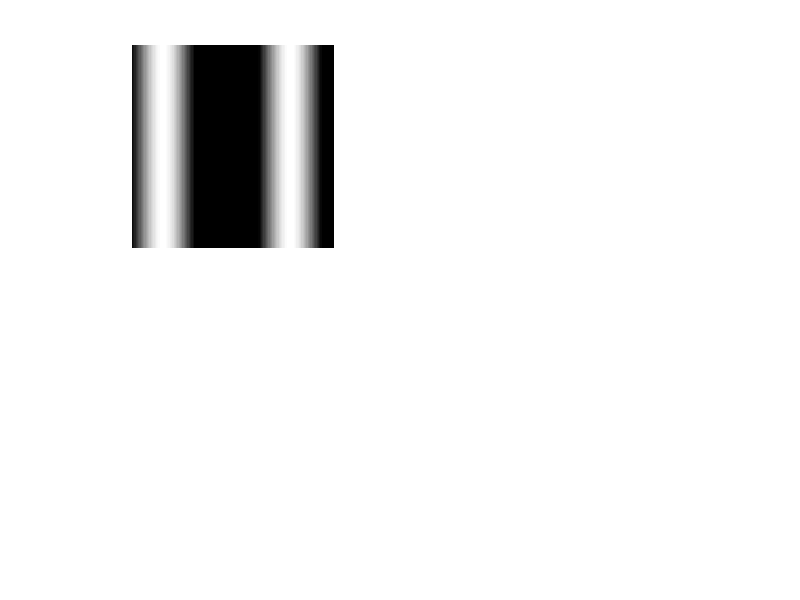

Reproduce this figure in MATLAB. (Note: this script raises an error after producing the figure.)
% test algorithm from nishdate 2013 paper on axial gradient in slab

%%% Might be able to skip sort call if all are used... ?

%%% Can speed up 3x3 matrix calc due to symmetry

close all; 
clear;    
    
%create graded depth profile
depth = 10;
voxel_size = 0.0625;

vol_size = depth/voxel_size;

%%% Matrix is symetric, so can probably cut (at least) three terms
lens_volume = zeros(vol_size,vol_size,vol_size,3,3);

gradientType = 1;
% 0 is for eNegative, 1 is for axial
%%% Should pass to analytic function

if gradientType
    alpha = 0.5;
else
     a = 0.05;
     b = 0.2;
     c = 4; 
end

% Calculate refractive index
for i = 1:vol_size
    if gradientType
        lens_volume(:,:,i,3,3) = (1+alpha*sin(i*voxel_size))^2;
    else
        lens_volume(:,:,i,1,1) = a*((i*voxel_size)^2+c);
    
        lens_volume(:,:,i,2,2) = -lens_volume(:,:,i,1,1);

        lens_volume(:,:,i,3,3) = b^2*((i*voxel_size)^2+c);
    end
end

if gradientType
    lens_volume(:,:,:,1,1) = 1;

    lens_volume(:,:,:,2,2) = 1;
end

%%% Maybe be able to pack fewer given symmetry

%Seperate into cells for faster processing.
lens_volume_seperated = cell(3,3);

for i = 1:3
    for j = 1:3
        if all(lens_volume(:,:,:,i,j) == lens_volume(1,1,1,i,j))
            %If all are equal just store one value 
            lens_volume_seperated{i,j} = lens_volume(1,1,1,i,j);
        else
            lens_volume_seperated{i,j} = lens_volume(:,:,:,i,j);
        end
    end
end

[temp_x, temp_y, temp_z] = meshgrid(1:vol_size, 1:vol_size, 1:vol_size);
vol_inds = sub2ind([vol_size, vol_size, vol_size], temp_x(:), temp_y(:), temp_z(:));
vol_coords = ([temp_x(:), temp_y(:), temp_z(:)])*voxel_size;

z_steps = (1:vol_size)*voxel_size;

%set up initial rays.
% step_num = 20;
% temp_p = (0.5*depth/voxel_size+step_num):step_num:(2.5*depth/voxel_size-step_num);
% [temp_x, temp_y] = meshgrid(temp_p, temp_p);
ray_origins = [mean(vol_coords(:,1)), mean(vol_coords(:,2)), voxel_size]'/voxel_size; %3xn 

%trace rays by stepping across
figure; 
subplot(2,2,1);
imshow((permute(lens_volume(:,vol_size/2,:, 3, 3), [1 3 2])-1)/(max(lens_volume(:))-1));

%trace through
interp_type = '45';

for i = 1:size(ray_origins,2)
    %plot3(ray_origins(1,i), ray_origins(2,i), ray_origins(3,i),'.b');
    
    ray_t = [-0.3, 0.3, 1]'; %3x1 : ray will move from bottom to top
    
    %ray_t = [0.504, 0.3, 1]'; %3x1 : ray will move from bottom to top
    
    ray_x = ray_origins(:,i);
    
    xDirCos = ray_t(1);%/norm(ray_t);
    
    yDirCos = ray_t(2);%/norm(ray_t);
    
    % For slab, starts directly in gradient
    in_graded = 1;
    
    x = (ray_x)*voxel_size;
    t = ray_t;
    
    go = 1;

    last_nearby_x = x;

    % For unit matrix, radius 4 will take ~268 points
    nearby_inds = find(vol_coords(:,1) > x(1)-4*voxel_size & vol_coords(:,1) < x(1)+4*voxel_size & ...
        vol_coords(:,2) > x(2)-4*voxel_size & vol_coords(:,2) < x(2)+4*voxel_size & ...
        vol_coords(:,3) > x(3)-4*voxel_size & vol_coords(:,3) < x(3)+4*voxel_size);
    
    delta_s = 10^-4;
    
    ray_path = zeros(vol_size-1, 3)*NaN;
    
    current_step = 1;
    
    ray_path(current_step,:) = x;
    
    its = 1;
    
    while go
        if ~in_graded 
            ray_x = ray_x + initial_ray_t; 
        else

            x0 = x;
            t0 = t;

            [x, t, delta_s] = ray_interpolation(interp_type, x0, t0, delta_s, vol_coords(nearby_inds,:), ...
                vol_inds(nearby_inds), lens_volume_seperated, [1 1 1]*vol_size);
            
%             [x, t, delta_s] = ray_interpolation(interp_type, x0, t0, delta_s, [], ...
%                 [], [], [1 1 1]*vol_size);
            
            its = its + 1;
            
            %check if x has moved to include new voxels
            if norm(x-last_nearby_x) > voxel_size
                %if so, reselect nearby point
                
                last_nearby_x = x;
                
                nearby_inds = find(vol_coords(:,1) > x(1)-4*voxel_size & vol_coords(:,1) < x(1)+4*voxel_size & ...
                    vol_coords(:,2) > x(2)-4*voxel_size & vol_coords(:,2) < x(2)+4*voxel_size & ...
                    vol_coords(:,3) > x(3)-4*voxel_size & vol_coords(:,3) < x(3)+4*voxel_size);
                
                [x' t' delta_s*10^3]
                
                % record path for plotting later
                if x(3) >= z_steps(current_step+1)
                    current_step = current_step + 1;
                    
                    ray_path(current_step,:) = x;
                end
            end
            ray_x = x/voxel_size;
        end 
        if any(ray_x > vol_size) | any(ray_x < 1)
           go = 0; 
        end
    end
    
    ray_path(isnan(ray_path(:,1)),:) = [];
    
    error('Check these solutions, am a bit suspecious after GRIN paper')
    
    % Take analytic solution
    if gradientType
        % axial
        xPath = ray_path(1,1) + xDirCos./(1 + alpha*sin(z_steps(1))).* ...
            (z_steps - z_steps(1) - alpha*(cos(z_steps) - cos(z_steps(1))));

        yPath = ray_path(1,2) + yDirCos./(1 + alpha*sin(z_steps(1))).* ...
            (z_steps - z_steps(1) - alpha*(cos(z_steps) - cos(z_steps(1))));
    else
        % For e-negative
        xPath = ray_path(1,1) + b*xDirCos*(a*(z_steps(1)^2+c))/(a*sqrt(b^2*(z_steps(1)^2+c))).*...
            log((z_steps + sqrt(z_steps.^2+c))/(z_steps(1) + sqrt(z_steps(1).^2+c)));

        yPath = ray_path(1,2) + b*yDirCos*(a*(z_steps(1)^2+c))/(a*sqrt(b^2*(z_steps(1)^2+c))).*...
            log((z_steps + sqrt(z_steps.^2+c))/(z_steps(1) + sqrt(z_steps(1).^2+c)));
    end
     
    subplot(2,2,2);
    plot3(ray_path(:,1), ray_path(:,2), ray_path(:,3),'b'); hold on
    plot3(xPath, yPath, z_steps,'g');
    axis equal
    
    subplot(2,2,3); 
    plot(ray_path(:,3), ray_path(:,1), 'bx'); hold on
    plot(z_steps, xPath, 'g')
    axis equal
    
    subplot(2,2,4); 
    plot(ray_path(:,3), ray_path(:,2), 'bx'); hold on
    plot(z_steps, yPath, 'g')
    axis equal
    
    pause(0.01)
end

function [X, T, new_delta] = ray_interpolation(type, X0, T0, delta, vol_coords, vol_inds, lens_volume, vol_size)
    %%% Make this external function and pass function handle to evaluate.

    % RKF45 from Nishidate 2011 paper with variable step size 
    % using coeffs from Table 1

    error('Adapted treatment from *Upgrading ... for second order* paper, seems wrong')
    %%% Switch to a Nystrom method or system of first order equations with RKF4(5)
    % not Bettis 1973 - as abbreviated form of Nystom without T dependence
    % is assumed
    
    if 1
        k1 = numerical_dt_ds(X0, ...
            T0,...
            vol_coords, vol_inds, lens_volume, vol_size); 

        % New where both X and T are modified and delta shifted down

        if type ~= '1'
            k2 = numerical_dt_ds(X0 + delta*(T0/4), ...
                T0 +delta*(k1/4),...
                vol_coords, vol_inds, lens_volume, vol_size); 

            % Expanded eqns for X on terms below - all but 2 equal or less than 5e-16 off
            k3 = numerical_dt_ds(X0 + delta*T0*(3/32+9/32) + delta^2*(k1*(9/32*1/4)),  ...      
                T0 +delta*(k1*3/32 + k2*9/32),...
                vol_coords, vol_inds, lens_volume, vol_size); 

            k4 = numerical_dt_ds(X0+delta*T0*(1932/2197-7200/2197+7296/2197)+ ...
                delta^2*(k1*(-7200/2197*1/4 + 7296/2197*3/32) + k2*(7296/2197*9/32)),  ...
                T0 +delta*(k1*1932/2197 +k2*-7200/2197 +k3*7296/2197),...
                vol_coords, vol_inds, lens_volume, vol_size); 

            %%% Difference in K1 terms for X
            k5 = numerical_dt_ds(X0+delta*T0*(439/216 - 8 +3680/513 - 845/4104) + ...
                delta^2*(k1*(-8/4 + 3680/513*3/32 - 845/4104*1932/2197) +k2*(3680/513*9/32 -845/4104*-7200/2197) +k3*(-845/4104*7296/2197)), ...
                T0 +delta*(k1*439/216 +k2*-8 +k3*3680/513 +k4*-845/4104),...
                vol_coords, vol_inds, lens_volume, vol_size); 

            %%% Difference in K4 term for X
            k6 = numerical_dt_ds(X0+delta*T0*(-8/27 + 2 - 3544/2565 + 1859/4104 - 11/40)        + ...
                delta^2*(k1*(2*1/4 - 3544/2565*3/32 +1859/4104*1932/2197 -11/40*439/216) +k2*(-3544/2565*9/32 + 1859/4104*-7200/2197 - 11/40*-8) +k3*(1859/4104*7296/2197  - 11/40*3680/513) +k4*(-11/40*-845/4104)), ...
                T0 +delta*(k1*-8/27 +k2*2 +k3*-3544/2565 +k4*1859/4104 +k5*-11/40),...
                vol_coords, vol_inds, lens_volume, vol_size); 
        end
            
      %Old coeffs where only X is modified and delta kept up - kept to test
%     k2 = delta*numerical_dt_ds(X0+delta*T0/4        +delta*(k1/4), T0,...
%         vol_coords, vol_inds, lens_volume, vol_size); 
%     
%     k3 = delta*numerical_dt_ds(X0+delta*T0*3/8      +delta*(k1*3/32 +k2*9/32), T0,... 
%         vol_coords, vol_inds, lens_volume, vol_size); 
%     
%     k4 = delta*numerical_dt_ds(X0+delta*T0*12/13    +delta*(k1*1932/2197 +k2*-7200/2197 +k3*7296/2197), T0,...
%         vol_coords, vol_inds, lens_volume, vol_size); 
%     
%     k5 = delta*numerical_dt_ds(X0+delta*T0          +delta*(k1*439/216 +k2*-8 +k3*3680/513 +k4*-845/4104), T0,...
%         vol_coords, vol_inds, lens_volume, vol_size); 
%     
%     k6 = delta*numerical_dt_ds(X0+delta*T0/2        +delta*(k1*-8/27 +k2*2 +k3*-3544/2565 +k4*1859/4104 +k5*-11/40), T0,...
%         vol_coords, vol_inds, lens_volume, vol_size); 

    elseif 0
        k1 = analytic_dt_ds(X0, T0); 

        if type ~= '1'
            k2 = analytic_dt_ds(X0 + delta*(T0/4), T0 +delta*(k1/4)); 

            k3 = analytic_dt_ds(X0 + delta*T0*(3/32+9/32) + delta^2*(k1*(9/32*1/4)),  ...      
                T0 +delta*(k1*3/32 + k2*9/32)); 

            k4 = analytic_dt_ds(X0+delta*T0*(1932/2197-7200/2197+7296/2197)+ ...
                delta^2*(k1*(-7200/2197*1/4 + 7296/2197*3/32) + k2*(7296/2197*9/32)),  ...
                T0 +delta*(k1*1932/2197 +k2*-7200/2197 +k3*7296/2197)); 

            k5 = analytic_dt_ds(X0+delta*T0*(439/216 - 8 +3680/513 - 845/4104) + ...
                delta^2*(k1*(-8/4 + 3680/513*3/32 - 845/4104*1932/2197) +k2*(3680/513*9/32 -845/4104*-7200/2197) +k3*(-845/4104*7296/2197)), ...
                T0 +delta*(k1*439/216 +k2*-8 +k3*3680/513 +k4*-845/4104)); 

            k6 = analytic_dt_ds(X0+delta*T0*(-8/27 + 2 - 3544/2565 + 1859/4104 - 11/40)        + ...
                delta^2*(k1*(2*1/4 - 3544/2565*3/32 +1859/4104*1932/2197 -11/40*439/216) +k2*(-3544/2565*9/32 + 1859/4104*-7200/2197 - 11/40*-8) +k3*(1859/4104*7296/2197  - 11/40*3680/513) +k4*(-11/40*-845/4104)), ...
                T0 +delta*(k1*-8/27 +k2*2 +k3*-3544/2565 +k4*1859/4104 +k5*-11/40)); 
        end
        
        %Old coeffs where only X is modified and delta kept up - kept to test
%         k1 = delta*analytic_dt_ds(X0, T0); 
%         
%         k2 = delta*analytic_dt_ds(X0+delta*T0/4        +delta*(k1/4), T0); 
% 
%         k3 = delta*analytic_dt_ds(X0+delta*T0*3/8      +delta*(k1*3/32 +k2*9/32), T0); 
% 
%         k4 = delta*analytic_dt_ds(X0+delta*T0*12/13    +delta*(k1*1932/2197 +k2*-7200/2197 +k3*7296/2197), T0); 
% 
%         k5 = delta*analytic_dt_ds(X0+delta*T0          +delta*(k1*439/216 +k2*-8 +k3*3680/513 +k4*-845/4104), T0); 
% 
%         k6 = delta*analytic_dt_ds(X0+delta*T0/2        +delta*(k1*-8/27 +k2*2 +k3*-3544/2565 +k4*1859/4104 +k5*-11/40), T0); 
    end
    
    if type == '1'
        % Euler solver
        X = X0 + delta*T0;
        T = T0 + delta*k1;
        
        new_delta = delta;
        
    elseif type == '4'
        %%% Not tested (do against RK4 from RKF45), may need to extend to to modify T0
        
        % RK4 standard - works as Sharma
        % general description from Meggit and wiki is a confusing
        % explicit method on wiki and second-order eqn w/ Simpson's rule from Scaraborough - Numerical Mathmatical Analysis p 382 (ref- from Sharma) are helpful
            % can also derive w/ first order simultaneous eqns?
            % gives very similar results to first order eqns (0 1/2 1/2 1) instead of (0 1/8 1/8 1/2)
        k1 = analytic_dt_ds(X0, T0); 
        k2 = analytic_dt_ds(X0+delta*T0/2    +delta^2*k1/8, T0);
        k3 = analytic_dt_ds(X0+delta*T0/2    +delta^2*k2/8, T0);
        k4 = analytic_dt_ds(X0+delta*T0      +delta^2*k3/2, T0);
        X = X0 + delta*T0 + delta^2*(k1 + k2 + k3)/6; %b coeffs should add to 0.5
        T = T0 + delta*(k1+2*(k2+k3)+k4)/6; %b coeffs should add to 1
        
        new_delta = delta;
        
    elseif type == '45'      
        % Shifted delta down as in 5th order code
        T_4th = T0 + delta*(k1*25/216 +k3*1408/2565 +k4*2197/4104 + k5*-1/5);
        T_5th = T0 + delta*(k1*16/135 +k3*6656/12825 +k4*28561/56430 +k5*-9/50 +k6*2/55); %these b coeffs should sum to 1
        
        % from Upgrading Runge-Kutta-Fehlberg Method (RKFM) for Second Order Ordinary Differential Equations 
            % (corrected error in 5th order coeffs, k3c read 2856 instead of 28561)
            % in same manner as Scaraborough
        % 4th order coeffs
        k1C = 1408/2565*3/32 + 2197/4104*1932/2197 + -1/5*439/216;
        k2C = 1408/2565*9/32 + 2197/4104*-7200/2197 + -1/5*-8; %close to zero
        k3C = 2197/4104*7296/2197 + -1/5*3680/513;
        k4C = -1/5*-845/4104;
        X_4th = X0 + delta*T0 + delta^2*(k1*k1C + k2*k2C + k3*k3C + k4*k4C);
        
        %5th order coeffs
        k1C = 6656/12825*3/32 + 28561/56430*1932/2197 + -9/50*439/216 + 2/55*-8/27; 
        %k2C = 6656/12825*9/32 + 28561/56430*-7200/2197 + -9/50*-8 + 2/55*2; %close to zero
        k3C = 28561/56430*7296/2197 + -9/50*3680/513 + 2/55*-3544/2565;
        k4C = -9/50*-845/4104 + 2/55*1859/4104;
        k5C = 2/55*-11/40; 
        X_5th = X0 + delta*T0 + delta^2*(k1*k1C + k3*k3C + k4*k4C + k5*k5C); %these be coeffs should sum to 0.5
        
        % Get error - normalize position terms to meters
        % As eqn 16 (2011)
        er = max(abs([((X_5th')-(X_4th'))*10^3 T_5th'-T_4th']))/10^-12;
            
        %limit increase, if er goes to zero, will scale to inf.
         if er < 0.01
           er = 0.01; 
         end

        %lower bound (0.6 or 0.8 ???) should be scaled reltive to saftey factor (0.9)
            %so step does not decrease if it should increase
        if er < 0.8 | er > 1
           % As eqn 17 but divide by delta
           new_delta = 0.9*delta/er^0.2;
        else
           new_delta = delta; 
        end
        
        if isinf(new_delta) | isnan(er)
           error('Problem!') 
        end
        
        T = T_5th;
        X = X_5th;
        
    elseif type == '5'
        % Old version is when delta was included in k terms
        %T = T0 + k1*16/135 +k3*6656/12825 +k4*28561/56430 +k5*-9/50 +k6*2/55; %these b coeffs should sum to 1
        T = T0 + delta*(k1*16/135 +k3*6656/12825 +k4*28561/56430 +k5*-9/50 +k6*2/55); %these b coeffs should sum to 1
        
        %5th order coeffs - from paper above
        %TOC = (16/135 + 6656/12825 + 28561/56430 - 9/50 + 2/55); % Equals 1
        k1C = 6656/12825*3/32 + 28561/56430*1932/2197 + -9/50*439/216 + 2/55*-8/27;
        %k2C = 6656/12825*9/32 + 28561/56430*-7200/2197 + -9/50*-8 + 2/55*2; %close to zero
        k3C = 28561/56430*7296/2197 + -9/50*3680/513 + 2/55*-3544/2565;
        k4C = -9/50*-845/4104 + 2/55*1859/4104;
        k5C = 2/55*-11/40; 
        %X = X0 + delta*(T0+(k1*k1C + k3*k3C + k4*k4C + k5*k5C)); %these be coeffs should sum to 0.5
        X = X0 + delta*T0 + delta^2*(k1*k1C + k3*k3C + k4*k4C + k5*k5C);
        
        new_delta = delta;
    else
        error('Type not coded')
    end
end    

function [dt_ds] = analytic_dt_ds(X, T)

    % Should pass coefficients in for saftey...
    %%% Also pass in gradientType
    
    alpha = 0.5;

    a = 0.05;
    b = 0.2;
    c = 4;
    
    % Calculate epsilon and inverse
    epsilon_of_X = zeros(3,3);

%     epsilon_of_X(1,1) = 1;
%     
%     epsilon_of_X(2,2) = 1;
%     
%     epsilon_of_X(3,3) = (1+alpha*sin(X(3)))^2;
    
    % e-negative material
    epsilon_of_X(1,1) = a*(X(3)^2+c);
    
    epsilon_of_X(2,2) = -epsilon_of_X(1,1);
    
    epsilon_of_X(3,3) = b^2*(X(3)^2+c);
     
    inv_epsilon_of_x = inv(epsilon_of_X);
    
    % Eqv. eqn 9 (2011)
    
    % Expand christoffel symbol value and calculate values
    gamma = zeros(3,3,3); % 3x3x3 tensor expansion

    %%% Could fill out using symmetry (slightly different from epsilon)

    % Only has value when all are 3
    %gamma(3,3,3) = inv_epsilon_of_x(3,3)*(2*alpha*cos(X(3))*(alpha*sin(X(3))+1));
    
    % e-negative material
    gamma(1,1,3) = inv_epsilon_of_x(1,1)*2*a*X(3); gamma(1,3,1) = gamma(1,1,3);  
    
    gamma(2,2,3) = inv_epsilon_of_x(2,2)*-2*a*X(3); gamma(2,3,2) = gamma(2,2,3); 
    
    gamma(3,1,1) = inv_epsilon_of_x(3,3)*-2*a*X(3);
    
    gamma(3,2,2) = inv_epsilon_of_x(3,3)*2*a*X(3);
    
    gamma(3,3,3) = inv_epsilon_of_x(3,3)*2*b^2*X(3); 

    gamma = 0.5*gamma;
    
    % Eqv. to eqn 2 (2011)

    % Solve for change in dt
    dt_ds = zeros(3,1); %3x1 vector

    for i = 1:3
        % Expand eqn 32 (2013)
        dt_ds(i) = -(gamma(i,1,1)*T(1)^2 + gamma(i,2,1)*T(2)*T(1)+gamma(i,3,1)*T(3)*T(1)+...
            gamma(i,1,2)*T(1)*T(2) + gamma(i,2,2)*T(2)^2 + gamma(i,3,2)*T(3)*T(2)+...
            gamma(i,1,3)*T(1)*T(3) + gamma(i,2,3)*T(2)*T(3) + gamma(i,3,3)*T(3)^2);
        
        %dt_ds(i) = -(gamma(i,1,1)*T(1)^2 + gamma(i,2,2)*T(2)^2 + gamma(i,3,3)*T(3)^2);

    end  
end

function [dt_ds] = numerical_dt_ds(X, T, vol_coords, vol_inds, lens_volume_seperated, vol_size)
        %get change in refractive index based on christoffel symbols
            %merges method from Nishdate 2011 and 2013 papers
        
        %%% Indexes on off diagonals may be a mess here...
            
        %take sampling points first
        [sampling_inds, sampling_coords, point_dists] = getsamplingpoints(vol_coords, X);
        
        % Get epsilon values from cell array
        epsilon_of_s = zeros(length(sampling_inds),3,3);
        
        allEqualCells = zeros(3,3)*NaN;
        
        %%% Maybe able to unpack fewer given symmetry
        
        for i = 1:3
            for j =1:3
                tempVolume = lens_volume_seperated{i,j};
                if numel(tempVolume) > 1
                   epsilon_of_s(:,i,j) = tempVolume(vol_inds(sampling_inds));
                else
                   % Just a single value, no need to unpack
                   allEqualCells(i,j) = tempVolume;
                end
            end
        end

        % Hopefully faster to do using cell array 
%         [tempX, tempY, tempZ] = ind2sub(vol_size, vol_inds(sampling_inds));
%
%         for i = 1:length(sampling_inds)
%             epsilon_of_s(i,:,:) = lens_volume(tempX(i), tempY(i), tempZ(i), :, :); %nx3x3 matrix of refractive indices at sampling points
%         end
        
        %As eqn 8 (2011)
        W_of_X = zeros(size(sampling_coords,1), size(sampling_coords,1)); %nxn : diagonal matrix of weights per sampling point
        
        for i = 1:size(sampling_coords,1)
            %distance to sampling point
            d = point_dists(i);

            %As eqn 11 (2011), quartic spline weighting function
            W_of_X(i,i) = 1-6*d^2+8*d^3-3*d^4;
        end

        %As eqn 7 (2011)
        % A bit faster if done with single vectorized calc rather than per coord.
        P_of_X = calculatetricubicbasis_vec(sampling_coords(:,1), sampling_coords(:,2), sampling_coords(:,3)); %nx20 : basis vector per sampling point

%         P_of_X = zeros(size(sampling_coords,1),20); %nx20 : basis vector per sampling point
%         
%         for i = 1:size(sampling_coords,1)
%             %place basis function for each sampling point
% 
%             P_of_X(i,:) = calculatetricubicbasis(sampling_coords(i,1), sampling_coords(i,2), sampling_coords(i,3), 0)';
%         end
        
        %As eqn 5 (2011)
        M_of_X = P_of_X'*W_of_X*P_of_X; %20x20
        
        % As eqn 6 (2011)
        N_of_X = P_of_X'*W_of_X; %20xn
        
        % Solve eqn 4 (2011) (extend to 3x3 matrix)
        a_of_X = zeros(20,3,3); %20x3x3
        
        %%% Only need to calcualte to the diagonal given symmetry
        
        for i = 1:3
            for j = 1:3
                if isnan(allEqualCells(i,j))
                    matA = M_of_X;
                    
                    matB = N_of_X*epsilon_of_s(:,i,j);
                    
                    warning('Maybe best not to use Pinv?')
                    % Just test matB, matA should be good...
                    if rank(matB) >= 3 % && rank(matA) >= 3 
                        a_of_X(:,i,j) = matA\matB; %20x1 : solves M*A=N*n for a, where N*n is 20x1
                    else
                        % if rank of either less than 3, use alt method
                        a_of_X(:,i,j) = pinv(matA)*matB;
                    end
                end
            end
        end
                
        [p_of_X, dp_partial_dX] = calculatetricubicbasis(X(1), X(2), X(3), 1); %20x1 and 20x3

%       % Eqv. eqn 3 (2011)
%       n_of_X = p_of_X'*a_of_X; %1x1 : refractive index 

        % Calculate approximated epsilon at point
        epsilon_of_X = zeros(3,3);
        
        %%% Can fill out using symmetry
        
        for i = 1:3
            for j = 1:3
                if isnan(allEqualCells(i,j))
                    epsilon_of_X(i,j) = p_of_X*a_of_X(:,i,j);
                else
                    epsilon_of_X(i,j) = allEqualCells(i,j);
                end
            end
        end
        
        inv_epsilon_of_x = inv(epsilon_of_X);
        
%       % Eqv. eqn 9 (2011)
%       dn_partial_dX = dp_partial_dX'*a_of_X; %3x1 : spatial gradient of refractive index
        
        % Expand christoffel symbol value and calculate values
        gamma = zeros(3,3,3); % 3x3x3 tensor expansion
        
        %%% Could fill out using symmetry (slightly different from epsilon )
        
        for i = 1:3
            for j = 1:3
                for k = 1:3
                    
                    if inv_epsilon_of_x(i,1) ~= 0
                        term1= inv_epsilon_of_x(i,1)*(dp_partial_dX(k,:)*a_of_X(:,1,j) + dp_partial_dX(j,:)*a_of_X(:,1,k) - dp_partial_dX(1,:)*a_of_X(:,j,k));
                    else
                        term1 = 0;
                    end
                    
                    if inv_epsilon_of_x(i,2) ~= 0
                        term2 = inv_epsilon_of_x(i,2)*(dp_partial_dX(k,:)*a_of_X(:,2,j) + dp_partial_dX(j,:)*a_of_X(:,2,k) - dp_partial_dX(2,:)*a_of_X(:,j,k));
                    else
                        term2 = 0;
                    end
                    
                    if inv_epsilon_of_x(i,3) ~= 0
                        term3 = inv_epsilon_of_x(i,3)*(dp_partial_dX(k,:)*a_of_X(:,3,j) + dp_partial_dX(j,:)*a_of_X(:,3,k) - dp_partial_dX(3,:)*a_of_X(:,j,k));
                    else
                        term3 = 0;
                    end
                    
                    gamma(i,j,k) = 0.5*( term1 + term2 + term3 );
                end
            end
        end 
        
%      % Eqv. to eqn 2 (2011)
%       dT_dt = n_of_X*dn_partial_dX; %3x1 vector

        % Solve for change in dt
        dt_ds = zeros(3,1); %3x1 vector
        
        for i = 1:3
            % Expand eqn 32 (2013)
            dt_ds(i) = -(gamma(i,1,1)*T(1)^2 + gamma(i,2,1)*T(2)*T(1)+gamma(i,3,1)*T(3)*T(1)+...
                gamma(i,1,2)*T(1)*T(2) + gamma(i,2,2)*T(2)^2 + gamma(i,3,2)*T(3)*T(2)+...
                gamma(i,1,3)*T(1)*T(3) + gamma(i,2,3)*T(2)*T(3) + gamma(i,3,3)*T(3)^2);
            
        end  
end